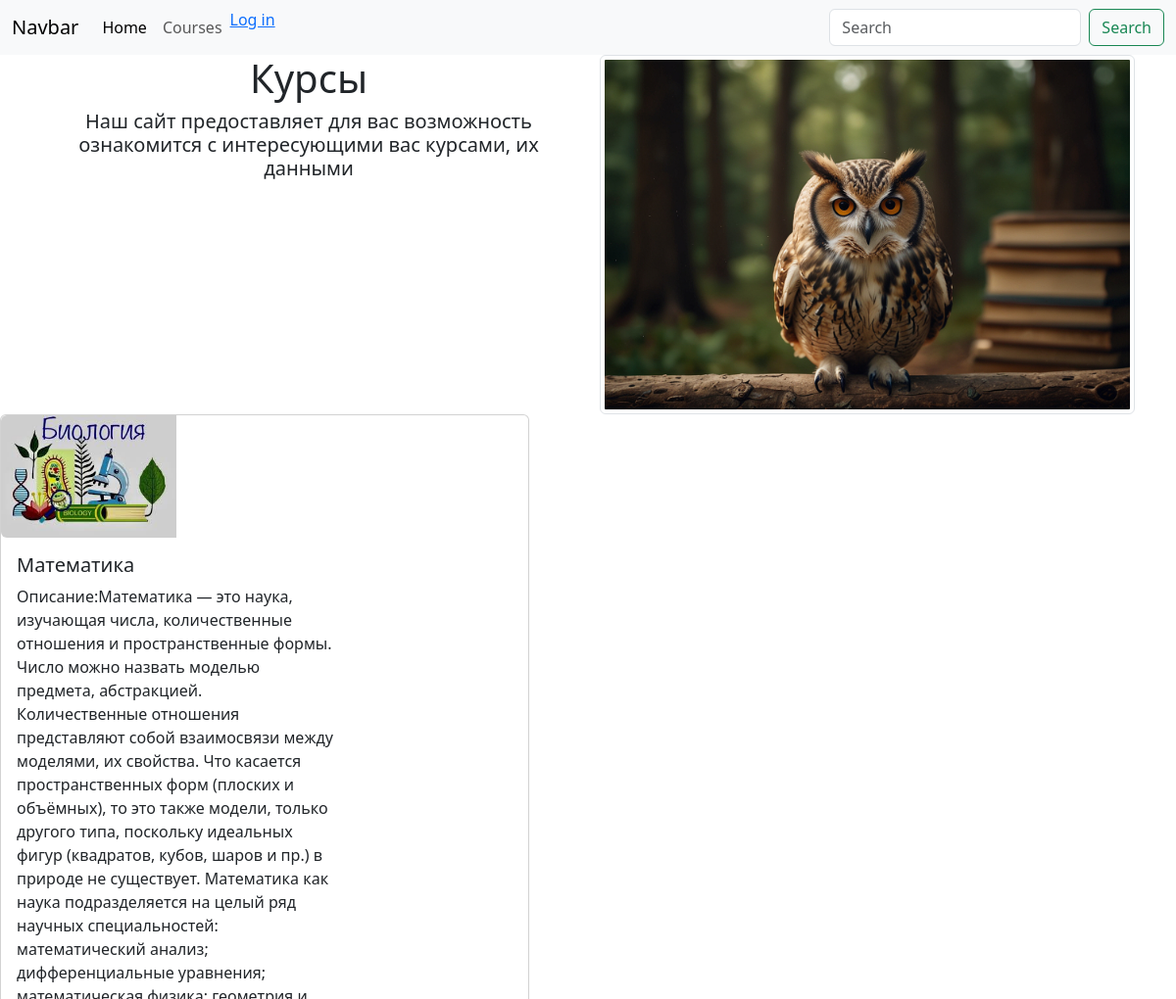
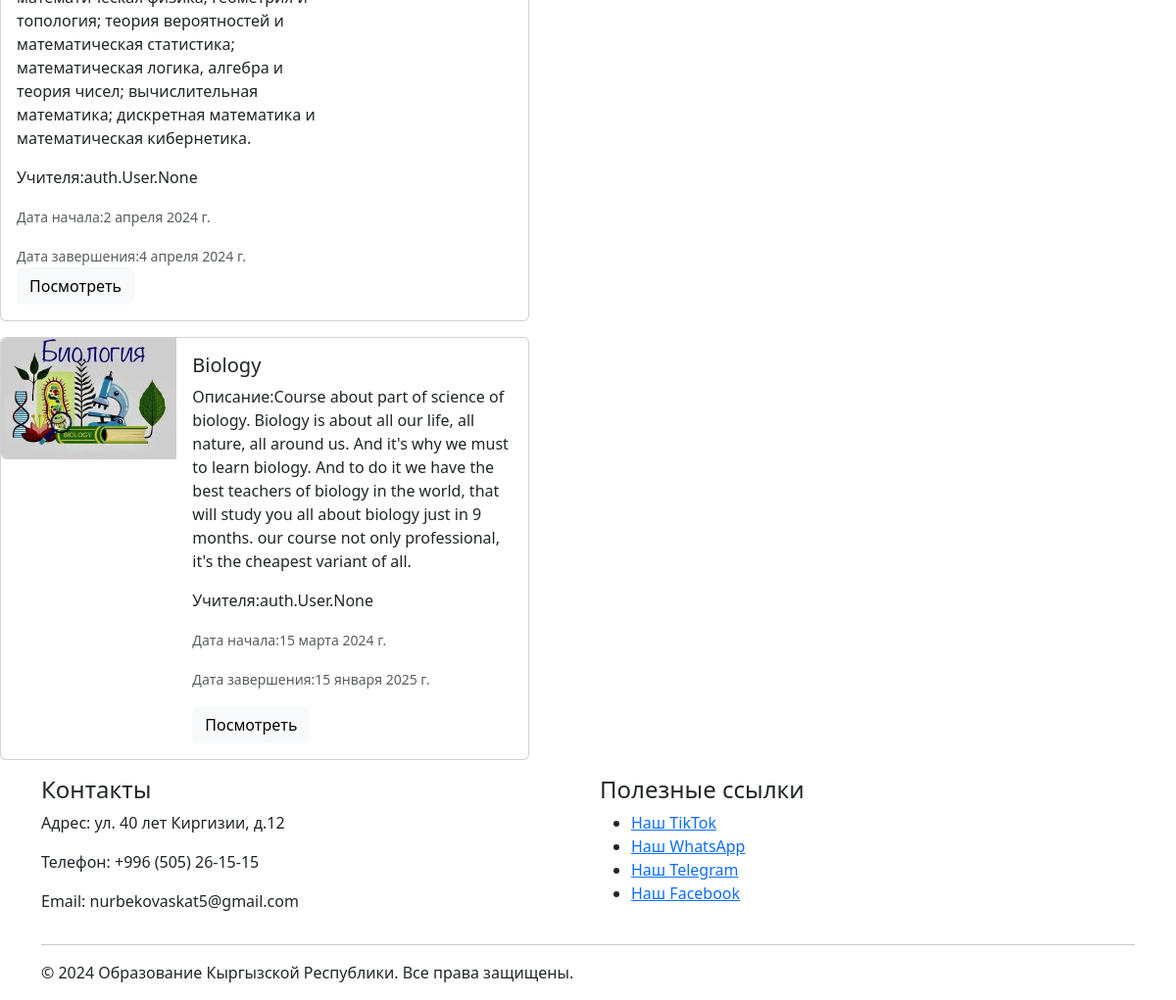
The page / on the database its author committed (2 pictures, top to bottom).
### marsel/models.py (models this page shows, shortened)
class Course(models.Model):
    title = models.CharField('Название:', max_length=20)
    description = models.TextField('Описание:')
    date1 = models.DateField('Дата начала:')
    date2 = models.DateField("Дата окончания:")
    teachers = models.ManyToManyField(User, related_name='courses')
    lecture_title = models.CharField('Лекции', max_length=100)
    lecture_video = models.FileField(upload_to='media/lectures/', max_length=5*1024*1024)
    video_url = models.URLField('URL видео')

### marsel/views.py (the view)
# urls.py: path('', views.dashboard, name='dashboard'),
def dashboard(request):
    course = Course.objects.order_by('-date1')
    return render(request, 'main/header.html', {'course': course})

### template/main/header.html (shortened to what this page needs)
{% load static %}
<!DOCTYPE html>
<html lang="en">
<head>
    <link href="https://cdn.jsdelivr.net/npm/bootstrap@5.3.3/dist/css/bootstrap.min.css" rel="stylesheet">
</head>
<body>
    <header>
  <nav class="navbar navbar-expand-lg bg-body-tertiary">
  <div class="container-fluid">
    <a class="navbar-brand" href="#">Navbar</a>
    <div class="collapse navbar-collapse" id="navbarSupportedContent">
      <ul class="navbar-nav me-auto mb-2 mb-lg-0">
        <li class="nav-item">
          <a class="nav-link active" aria-current="page" href="#">Home</a>
        </li>
        <li class="nav-item">
          <a class="nav-link" href="#a">Courses</a>
        </li>
        <li class="nav-item">
          <a href="{% url 'login' %}">Log in</a>
        </li>
      </ul>
      <form class="d-flex" role="search">
        <input class="form-control me-2" type="search" placeholder="Search" aria-label="Search">
        <button class="btn btn-outline-success" type="submit">Search</button>
      </form>
    </div>
  </div>
</nav>
    </header>
    <div class="container text-center">
  <div class="row">
    <div class="col">
      <h1>Курсы</h1>
      <h5><p>Наш сайт предоставляет для вас возможность ознакомится с интересующими вас курсами, их данными </p></h5>
    </div>
    <div class="col">
      <img src="Default_preview_for_education_site_owl_animals_trees_nature_bo_1.jpg" class="img-thumbnail" alt="...">
    </div>
  </div>
</div>
    <a name="a">
    {% for i in course %}
        <div class="card mb-3" style="max-width: 540px;">
  <div class="row g-0">
    <div class="col-md-4">
      <img src="{% static 'images/imgee1.jpg' %}" class="img-fluid rounded-start" alt="...">
    </div>
    <div class="col-md-8">
      <div class="card-body">
        <h5 class="card-title"> {{ i.title }} </h5>
        <p class="card-text"> Описание:{{ i.description }} </p>
          <p class="card-text"> Учителя:{{ i.teachers }} </p>
        <p class="card-text"><small class="text-body-secondary">Дата начала:{{ i.date1 }}</small></p>
          <p class="card-text"><small class="text-body-secondary">Дата завершения:{{ i.date2 }}</small></p>
          <a><button type="button" class="btn btn-light">Посмотреть</button></a>
      </div>
    </div>
  </div>
</div>
    {% endfor %}
   </a>
    <footer>
    <div class="container">
        <div class="row">
            <div class="col-md-6">
                <h4>Контакты</h4>
                <p>Адрес: ул. 40 лет Киргизии, д.12</p>
                <p>Телефон: +996 (505) 26-15-15</p>
                <p>Email: nurbekovaskat5@gmail.com</p>
            </div>
            <div class="col-md-6">
                <h4>Полезные ссылки</h4>
                <ul>
                    <li><a href="https://www.tiktok.com/@terixxz?_t=8lFPGMBGPB7&_r=1">Наш ТikТоk</a></li>
                    <li><a href=" https://api.whatsapp.com/send?phone=996505261515">Наш WhatsApp</a></li>
                    <li><a href="https://t.me/@sylnt_wave">Наш Telegram</a></li>
                    <li><a href="https://www.facebook.com/profile.php?id=100012557538494&mibextid=ZbWKwL">Наш Facebook</a></li>
                </ul>
            </div>
        </div>
        <hr>
        <div class="row">
            <div class="col-md-12">
                <p>&copy; 2024 Образование Кыргызской Республики. Все права защищены.</p>
            </div>
        </div>
    </div>
</footer>
</body>
</html>

### rows shown on the page
Course: title "Математика", description "Математика — это наука, изучающая числа, количественные отношения и пространственные формы. Число можно назвать моделью предмета, абстракцией. Количественные отношения представляют собой взаимосвязи между моделями, их свойства. Что касается пространственных форм (плоских и объёмных), то это также модели, только другого типа, поскольку идеальных фигур (квадратов, кубов, шаров и пр.) в природе не существует. Математика как наука подразделяется на целый ряд научных специальностей: математический анализ; дифференциальные уравнения; математическая физика; геометрия и топология; теория вероятностей и математическая статистика; математическая логика, алгебра и теория чисел; вычислительная…", teachers "auth.User.None", date1 "2 апреля 2024 г.", date2 "4 апреля 2024 г."
Course: title "Biology", description "Course about part of science of biology. Biology is about all our life, all nature, all around us. And it's why we must to learn biology. And to do it we have the best teachers of biology in the world, that will study you all about biology just in 9 months. our course not only professional, it's the cheapest variant of all.", teachers "auth.User.None", date1 "15 марта 2024 г.", date2 "15 января 2025 г."
